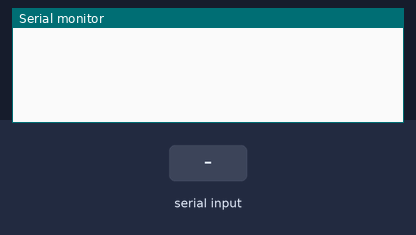
Bench run of a sketch on a simulated Arduino Leonardo, built for the host (arithmetic inside an expression is 32-bit, double 64-bit). Parts: the last lines printed to the serial monitor. The test bench sets the inputs (shaded band). USB keyboard and mouse output is not drawn.

Above: at 1.2 s.
1.3 s: "y" received over Serial
At 2.7 s:
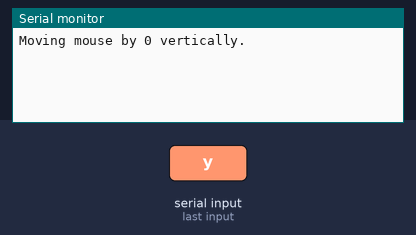
3.8 s: "w" received over Serial
At 5.8 s:
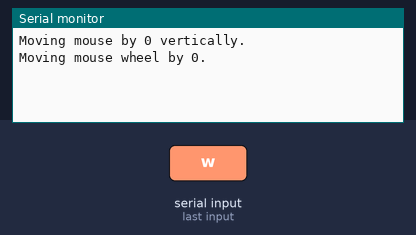
6.3 s: "d" received over Serial
At 7.7 s:
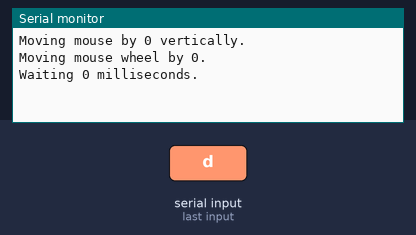
8.8 s: "l90\n" received over Serial
At 10.0 s:
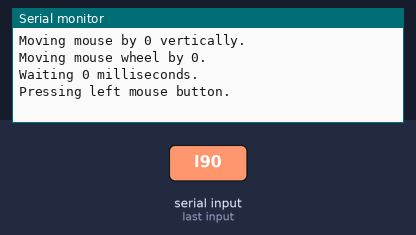
10.3 s: "r90\n" received over Serial
At 11.2 s:
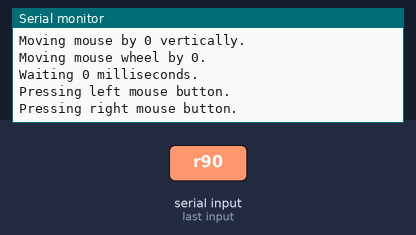
11.8 s: "m90\n" received over Serial
At 12.3 s:
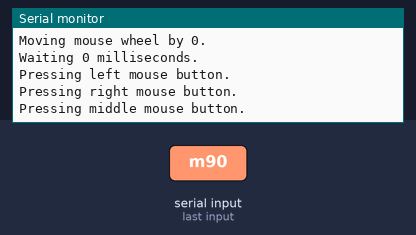

Measured:
- after the input at 1.3 s, the serial monitor: prints a new line after 1.0 s (image 1)
- after the input at 3.8 s, the serial monitor: prints a new line after 1.0 s (image 2)
- after the input at 6.3 s, the serial monitor: prints a new line after 1.0 s (image 3)
- after the input at 8.8 s, the serial monitor: prints a new line at once (image 4)
- after the input at 10.3 s, the serial monitor: prints a new line at once (image 5)
- after the input at 11.8 s, the serial monitor: prints a new line at once (image 6)

The sketch:

ui_latency_tool.ino
```cpp
#include <Mouse.h>

void setup() {
  Serial.begin(9600);
  Mouse.begin();
}

bool time_next_command = false;

void loop() {
  while (Serial.available() > 0) {

    char command = Serial.read();
    if (command == 't') {
      time_next_command = true;
      continue;
    }
    int value = Serial.parseInt(SKIP_WHITESPACE);
    switch(command) {
      case 'l':
        if (value) {
          Serial.printf("Pressing left mouse button.\n");
          Mouse.press(MOUSE_LEFT);
        } else {
          Serial.printf("Releasing left mouse button.\n");
          Mouse.release(MOUSE_LEFT);
        }
        break;
      case 'r':
        if (value) {
          Serial.printf("Pressing right mouse button.\n");
          Mouse.press(MOUSE_RIGHT);
        } else {
          Serial.printf("Releasing right mouse button.\n");
          Mouse.release(MOUSE_RIGHT);
        }
        break;
      case 'm':
        if (value) {
          Serial.printf("Pressing middle mouse button.\n");
          Mouse.press(MOUSE_MIDDLE);
        } else {
          Serial.printf("Releasing middle mouse button.\n");
          Mouse.release(MOUSE_MIDDLE);
        }
        break;
      case 'x':
        Serial.printf("Moving mouse by %d horizontally.\n", value);
        Mouse.move(value, 0, 0);
        break;
      case 'y':
        Serial.printf("Moving mouse by %d vertically.\n", value);
        Mouse.move(0, value, 0);
        break;
      case 'w':
        Serial.printf("Moving mouse wheel by %d.\n", value);
        Mouse.move(0, 0, value);
        break;
      case 'd':
        Serial.printf("Waiting %d milliseconds.\n", value);
        delay(value);
        break;
      default:
        // ignore unrecognized characters, whitespaces, etc.
        continue;
    }  // switch (command)
    if (time_next_command) {
      time_next_command = false;
    }
  }

}
```
